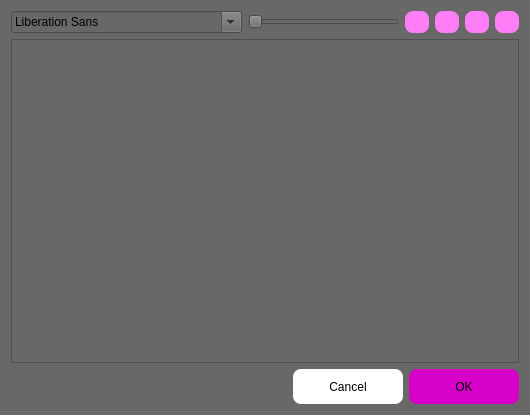
<?xml version="1.0" encoding="UTF-8"?>
<ui version="4.0">
 <class>Dialog</class>
 <widget class="QDialog" name="Dialog">
  <property name="geometry">
   <rect>
    <x>0</x>
    <y>0</y>
    <width>530</width>
    <height>415</height>
   </rect>
  </property>
  <property name="cursor">
   <cursorShape>ArrowCursor</cursorShape>
  </property>
  <property name="windowTitle">
   <string>Text</string>
  </property>
  <property name="autoFillBackground">
   <bool>false</bool>
  </property>
  <property name="styleSheet">
   <string notr="true">background: #686868</string>
  </property>
  <layout class="QVBoxLayout" name="verticalLayout_2">
   <item>
    <layout class="QVBoxLayout" name="verticalLayout">
     <item>
      <layout class="QHBoxLayout" name="horizontalLayout_2">
       <item>
        <widget class="QFontComboBox" name="font"/>
       </item>
       <item>
        <widget class="QSlider" name="fontsize">
         <property name="orientation">
          <enum>Qt::Horizontal</enum>
         </property>
        </widget>
       </item>
       <item>
        <widget class="QPushButton" name="bold">
         <property name="maximumSize">
          <size>
           <width>24</width>
           <height>24</height>
          </size>
         </property>
         <property name="styleSheet">
          <string notr="true">background-color: #FF7DF7;
border-radius:8px
</string>
         </property>
         <property name="text">
          <string/>
         </property>
         <property name="icon">
          <iconset>
           <normaloff>../content/font.png</normaloff>../content/font.png</iconset>
         </property>
        </widget>
       </item>
       <item>
        <widget class="QPushButton" name="italic">
         <property name="maximumSize">
          <size>
           <width>24</width>
           <height>24</height>
          </size>
         </property>
         <property name="styleSheet">
          <string notr="true">background-color: #FF7DF7;
border-radius:8px
</string>
         </property>
         <property name="text">
          <string/>
         </property>
         <property name="icon">
          <iconset>
           <normaloff>../content/font.png</normaloff>../content/font.png</iconset>
         </property>
        </widget>
       </item>
       <item>
        <widget class="QPushButton" name="underline">
         <property name="maximumSize">
          <size>
           <width>24</width>
           <height>24</height>
          </size>
         </property>
         <property name="styleSheet">
          <string notr="true">background-color: #FF7DF7;
border-radius:8px
</string>
         </property>
         <property name="text">
          <string/>
         </property>
         <property name="icon">
          <iconset>
           <normaloff>../content/font.png</normaloff>../content/font.png</iconset>
         </property>
        </widget>
       </item>
       <item>
        <widget class="QPushButton" name="color">
         <property name="maximumSize">
          <size>
           <width>24</width>
           <height>24</height>
          </size>
         </property>
         <property name="styleSheet">
          <string notr="true">background-color: #FF7DF7;
border-radius:8px
</string>
         </property>
         <property name="text">
          <string/>
         </property>
         <property name="icon">
          <iconset>
           <normaloff>../content/font.png</normaloff>../content/font.png</iconset>
         </property>
        </widget>
       </item>
      </layout>
     </item>
     <item>
      <widget class="QTextEdit" name="textEdit"/>
     </item>
     <item>
      <layout class="QHBoxLayout" name="horizontalLayout">
       <item>
        <spacer name="horizontalSpacer">
         <property name="orientation">
          <enum>Qt::Horizontal</enum>
         </property>
         <property name="sizeHint" stdset="0">
          <size>
           <width>40</width>
           <height>20</height>
          </size>
         </property>
        </spacer>
       </item>
       <item>
        <widget class="QPushButton" name="cancel">
         <property name="sizePolicy">
          <sizepolicy hsizetype="Preferred" vsizetype="Preferred">
           <horstretch>110</horstretch>
           <verstretch>35</verstretch>
          </sizepolicy>
         </property>
         <property name="minimumSize">
          <size>
           <width>110</width>
           <height>35</height>
          </size>
         </property>
         <property name="maximumSize">
          <size>
           <width>110</width>
           <height>35</height>
          </size>
         </property>
         <property name="acceptDrops">
          <bool>false</bool>
         </property>
         <property name="toolTipDuration">
          <number>-1</number>
         </property>
         <property name="autoFillBackground">
          <bool>false</bool>
         </property>
         <property name="styleSheet">
          <string notr="true">border-radius:8px;
background: White


                                                    </string>
         </property>
         <property name="text">
          <string>Cancel</string>
         </property>
         <property name="autoRepeat">
          <bool>false</bool>
         </property>
         <property name="autoDefault">
          <bool>true</bool>
         </property>
         <property name="default">
          <bool>false</bool>
         </property>
         <property name="flat">
          <bool>false</bool>
         </property>
        </widget>
       </item>
       <item>
        <widget class="QPushButton" name="accept">
         <property name="sizePolicy">
          <sizepolicy hsizetype="Preferred" vsizetype="Preferred">
           <horstretch>110</horstretch>
           <verstretch>35</verstretch>
          </sizepolicy>
         </property>
         <property name="minimumSize">
          <size>
           <width>110</width>
           <height>35</height>
          </size>
         </property>
         <property name="maximumSize">
          <size>
           <width>110</width>
           <height>35</height>
          </size>
         </property>
         <property name="acceptDrops">
          <bool>false</bool>
         </property>
         <property name="toolTipDuration">
          <number>-1</number>
         </property>
         <property name="autoFillBackground">
          <bool>false</bool>
         </property>
         <property name="styleSheet">
          <string notr="true">QPushButton{
       border-radius:8px;
	   background:#D600C9
	   
         }

                                                    </string>
         </property>
         <property name="text">
          <string>OK</string>
         </property>
         <property name="autoRepeat">
          <bool>false</bool>
         </property>
         <property name="autoDefault">
          <bool>true</bool>
         </property>
         <property name="default">
          <bool>false</bool>
         </property>
         <property name="flat">
          <bool>false</bool>
         </property>
        </widget>
       </item>
      </layout>
     </item>
    </layout>
   </item>
  </layout>
  <action name="actionbold">
   <property name="checkable">
    <bool>true</bool>
   </property>
   <property name="icon">
    <iconset>
     <normaloff>../content/bold.png</normaloff>../content/bold.png</iconset>
   </property>
   <property name="text">
    <string>bold</string>
   </property>
  </action>
 </widget>
 <resources/>
 <connections/>
</ui>
